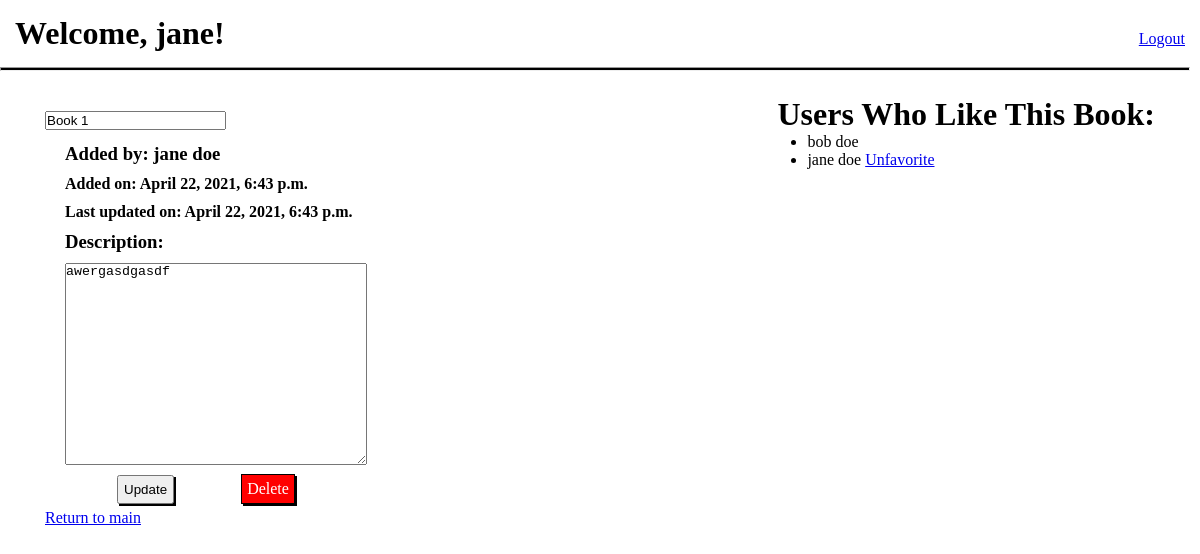
Page /book/1 (signed in) on the committed database.
### favorite_books/models.py (models this page shows)
class User(models.Model):
    first_name = models.CharField(max_length=255)
    last_name = models.CharField(max_length=255)
    email = models.CharField(max_length=255)
    password = models.CharField(max_length=255)
    created_at = models.DateTimeField(auto_now_add=True)
    updated_at = models.DateTimeField(auto_now=True)
    objects = UserManager()

class Book(models.Model):
    title = models.CharField(max_length=255)
    desc = models.TextField()
    uploaded_by = models.ForeignKey(User, related_name="books_uploaded", on_delete=models.CASCADE)
    liked_by = models.ManyToManyField(User, related_name="books_liked")
    created_at = models.DateTimeField(auto_now_add=True)
    updated_at = models.DateTimeField(auto_now=True)

### favorite_books/views.py (the view)
# urls.py: path("book/<int:b_id>", views.book_detail),
def book_detail(request, b_id):
    context = {
        "user": User.objects.get(id=request.session["uuid"]),
        "book": Book.objects.get(id=b_id),
    }
    return render(request, "book_detail.html", context)

### favorite_books/templates/book_detail.html (shortened to what this page needs)
<!DOCTYPE html>
<html lang="en">
<head>
    {% load static %}
    <link rel="stylesheet" type="text/css" href="{% static "styles_detail.css" %}">
</head>
<body>
    <div id="header">
        <h1>Welcome, {{ user.first_name }}!</h1>
        <a href="/logout">Logout</a>
    </div>
    <hr>
    <div id="container">
        <div id="book_details">
            <form action="/book/{{ book.id }}/edit" method="POST">
                {% if user != book.uploaded_by %}
                    <h1>{{ book.title }}</h1>
                {% else %}
                    <h1><input type="text" name="b_title" value="{{book.title}}"</h1>
                {% endif %}
                <h3>Added by: {{ book.uploaded_by.first_name }} {{ book.uploaded_by.last_name }}</h3>
                <h4>Added on: {{ book.created_at }}</h4>
                <h4>Last updated on: {{ book.updated_at }}</h4>
                <span class="description">
                    <h3>Description:</h3>
                    {% if user != book.uploaded_by %}
                        <textarea disabled>{{ book.desc }}</textarea>
                    {% else %}
                        <textarea name="b_desc">{{ book.desc }}</textarea>
                        <div class="row">
                            <button type="submit" value="submit">Update</button>
                            <a href="/book/{{ book.id }}/delete">Delete</a>
                        </div>
                    {% endif %}
                </span>
            </form>
            <a href="/main">Return to main</a>
        </div>
        <div id="like_list">
            <h1>Users Who Like This Book:</h1>
            <ul>
                {% for user_list in book.liked_by.all %}
                    {% if user_list in book.liked_by.all and user_list == user %}
                        <li> {{ user_list.first_name }} {{ user_list.last_name }} <a href="/book/{{ book.id }}/unfav">Unfavorite</a></li>
                    {% elif user_list not in book.liked_by.all and user_list == user %}
                    <li> {{ user_list.first_name }} {{ user_list.last_name }} <a href="">Add to favorites</a></li>
                    {% else %}
                        <li>{{ user_list.first_name }} {{ user_list.last_name }}</li>
                    {% endif %}
                {% endfor %}
            </ul>
        </div>
    </div>
</body>
</html>

### favorite_books/static/styles_detail.css (style rules this page uses)
* { margin: 0px; padding: 0px; }
#header { margin: 15px; display: flex; align-items: baseline; justify-content: space-between; }
hr { width: 99%; height: 2px; background-color: black; }
#container { margin: 10px; padding: 15px 35px; display: flex; flex-direction: row; align-items: baseline; justify-content: space-between; }
h3, h4 { margin-left: 20px; margin-top: 10px; }
textarea { width: 300px; max-width: 500px; height: 200px; max-height: 350px; margin-left: 20px; margin-top: 10px; }
#book_details { display: flex; flex-direction: column; }
.row { display: flex; align-items: center; flex-direction: row; justify-content: space-evenly; margin: 5px; }
.row > a { color: white; text-decoration: none; background-color: red; padding: 5px; border: 1px solid black; box-shadow: 2px 2px black; }
.row > button { padding: 5px; box-shadow: 2px 2px black; }
ul { margin-left: 30px; }

### rows in the picture
User: first_name "jane", last_name "doe"
Book: b_title "Book 1", uploaded_by.first_name "jane", uploaded_by.last_name "doe", created_at "April 22, 2021, 6:43 p.m.", updated_at "April 22, 2021, 6:43 p.m.", b_desc "awergasdgasdf"
User: first_name "bob", last_name "doe"
